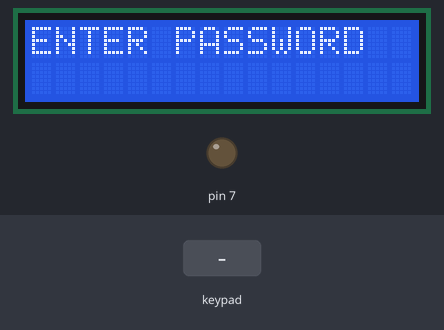
Simulated run of this sketch. Board: Arduino Uno, built with avr-gcc and run on an emulated ATmega328P. Shown: 16×2 character LCD, output pins drawn as LEDs (lit = HIGH). Inputs (shaded band) come from the test bench.

Above: at 1.2 s.
1.3 s: keypad keys 0 0 0 0 # pressed 0.4 s apart
At 4.7 s:
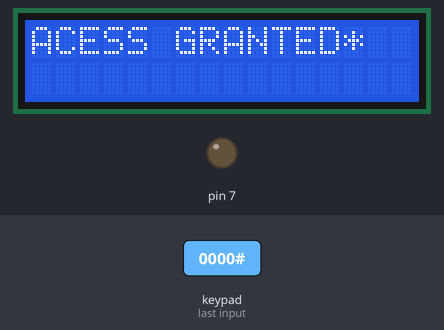
5.0 s: key '1' pressed
At 6.1 s:
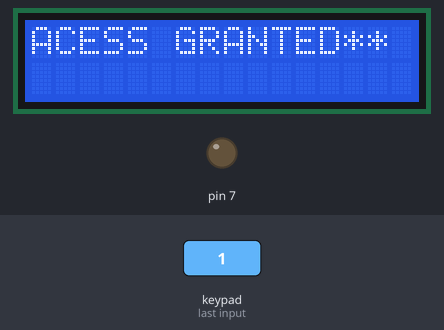
6.5 s: keypad keys 0 0 0 0 * pressed 0.4 s apart
At 8.7 s:
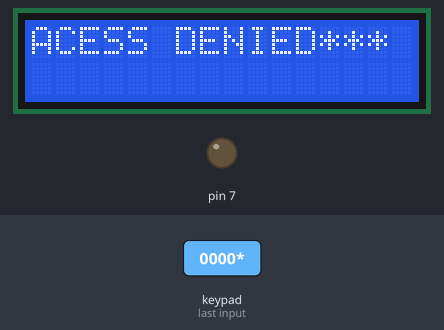
10.0 s: key '2' pressed
At 10.8 s:
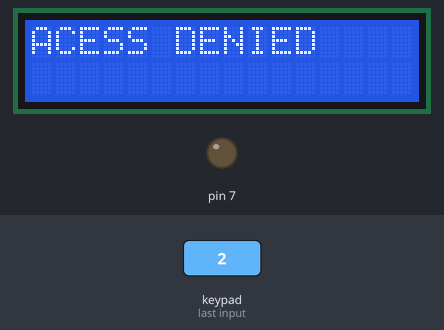
Timing chart, 0 to 13.0 s (numbered marks = the images above; inputs shaded):
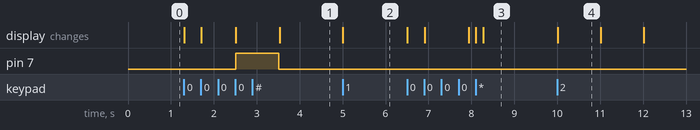

Measured:
- after the input at 1.3 s, pin 7: LOW → HIGH after 1.2 s, → LOW 1.0 s later; the display: first changes at once (image 1 shows a later state)
- after the input at 5.0 s, the display: changes at once (image 2)
- after the input at 6.5 s, the display: first changes at once (image 3 shows a later state)
- after the input at 10.0 s, the display: changes at once (image 4)
- what the display in image 4 shows lasts 1.0 s, from 10.0 s to 11.0 s

The sketch:

password.ino
```cpp
#include <Keypad.h>
#include<LiquidCrystal.h>
LiquidCrystal lcd(13,12,11,10,9,8);

const byte ROWS = 4; //four rows
const byte COLS = 3; //three columns
char keys[ROWS][COLS] = {
  {'1','2','3'},
  {'4','5','6'},
  {'7','8','9'},
  {'*','0','#'}
};
byte rowPins[ROWS] = {0,1,2,3}; //connect to the row pinouts of the keypad
byte colPins[COLS] = {4,5,6}; //connect to the column pinouts of the keypad

Keypad calc = Keypad( makeKeymap(keys), rowPins, colPins, ROWS, COLS );

void setup()
{
lcd.begin(16,2);
lcd.print("ENTER PASSWORD");
pinMode(7,OUTPUT);
}

char pass[5],i,q,j,a=0;
void loop()
{
  char key= calc.getKey();
  if(key)
  {
    pass[i++]=key;
    lcd.print("*");
    if(i==4)
    {
      pass[i]='\0';
      i=0;
      if(strcmp(pass,"0000")==0)
      {
        lcd.clear();
        lcd.print("ACESS GRANTED");
        digitalWrite(7,1);
        delay(1000);
        digitalWrite(7,0);
      }
      else
      {
        lcd.clear();
        lcd.print("ACESS DENIED");
        a++;
        delay(1000);
      }

    }
    if(a==2)
    {
      lcd.clear();
      lcd.print("wait for sec");

      for(int j=10;j>=0;j--)
      {
      lcd.setCursor(13,1);
      lcd.print(j);
      delay(1000);}
      a=0;

      lcd.clear();
      lcd.setCursor(0,0);
      lcd.print("ENTER PASSWORD");
      lcd.setCursor(0,1);
    }
  }
}
```
